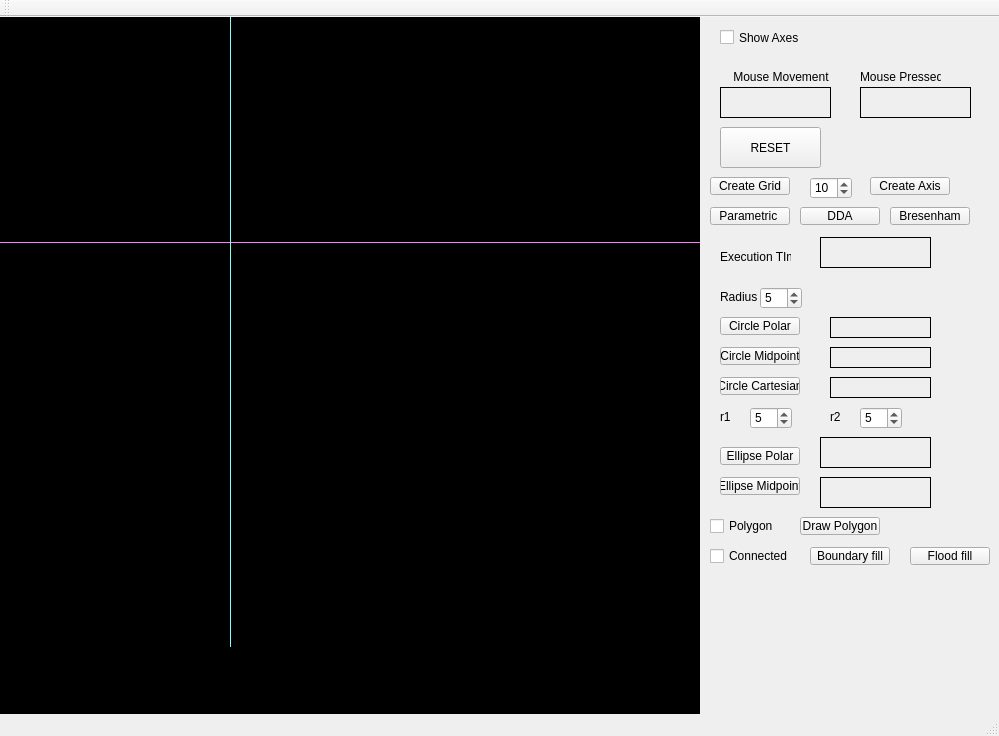
<?xml version="1.0" encoding="UTF-8"?>
<ui version="4.0">
 <class>MainWindow</class>
 <widget class="QMainWindow" name="MainWindow">
  <property name="geometry">
   <rect>
    <x>0</x>
    <y>0</y>
    <width>999</width>
    <height>736</height>
   </rect>
  </property>
  <property name="windowTitle">
   <string>MainWindow</string>
  </property>
  <widget class="QWidget" name="centralWidget">
   <widget class="my_label" name="frame">
    <property name="geometry">
     <rect>
      <x>0</x>
      <y>0</y>
      <width>700</width>
      <height>700</height>
     </rect>
    </property>
    <property name="cursor">
     <cursorShape>CrossCursor</cursorShape>
    </property>
    <property name="mouseTracking">
     <bool>true</bool>
    </property>
    <property name="styleSheet">
     <string notr="true">background-color: rgb(0, 0, 0);</string>
    </property>
    <property name="frameShape">
     <enum>QFrame::Box</enum>
    </property>
    <property name="lineWidth">
     <number>1</number>
    </property>
    <property name="text">
     <string/>
    </property>
   </widget>
   <widget class="QLabel" name="mouse_movement">
    <property name="geometry">
     <rect>
      <x>720</x>
      <y>70</y>
      <width>111</width>
      <height>31</height>
     </rect>
    </property>
    <property name="frameShape">
     <enum>QFrame::Panel</enum>
    </property>
    <property name="text">
     <string/>
    </property>
   </widget>
   <widget class="QLabel" name="label_3">
    <property name="geometry">
     <rect>
      <x>720</x>
      <y>50</y>
      <width>111</width>
      <height>20</height>
     </rect>
    </property>
    <property name="text">
     <string>    Mouse Movement</string>
    </property>
   </widget>
   <widget class="QLabel" name="mouse_pressed">
    <property name="geometry">
     <rect>
      <x>860</x>
      <y>70</y>
      <width>111</width>
      <height>31</height>
     </rect>
    </property>
    <property name="frameShape">
     <enum>QFrame::Panel</enum>
    </property>
    <property name="text">
     <string/>
    </property>
   </widget>
   <widget class="QLabel" name="label_5">
    <property name="geometry">
     <rect>
      <x>860</x>
      <y>50</y>
      <width>81</width>
      <height>20</height>
     </rect>
    </property>
    <property name="text">
     <string>Mouse Pressed</string>
    </property>
   </widget>
   <widget class="Line" name="x_axis">
    <property name="geometry">
     <rect>
      <x>0</x>
      <y>225</y>
      <width>700</width>
      <height>1</height>
     </rect>
    </property>
    <property name="styleSheet">
     <string notr="true">background-color: rgb(255, 85, 255);</string>
    </property>
    <property name="orientation">
     <enum>Qt::Horizontal</enum>
    </property>
   </widget>
   <widget class="Line" name="y_axis">
    <property name="geometry">
     <rect>
      <x>230</x>
      <y>-70</y>
      <width>1</width>
      <height>700</height>
     </rect>
    </property>
    <property name="styleSheet">
     <string notr="true">
background-color: rgb(85, 255, 255);</string>
    </property>
    <property name="orientation">
     <enum>Qt::Vertical</enum>
    </property>
   </widget>
   <widget class="QCheckBox" name="show_axes">
    <property name="geometry">
     <rect>
      <x>720</x>
      <y>10</y>
      <width>91</width>
      <height>21</height>
     </rect>
    </property>
    <property name="text">
     <string>Show Axes</string>
    </property>
   </widget>
   <widget class="QPushButton" name="pushButton">
    <property name="geometry">
     <rect>
      <x>720</x>
      <y>110</y>
      <width>101</width>
      <height>41</height>
     </rect>
    </property>
    <property name="text">
     <string>RESET</string>
    </property>
   </widget>
   <widget class="QPushButton" name="pushButton_2">
    <property name="geometry">
     <rect>
      <x>710</x>
      <y>160</y>
      <width>80</width>
      <height>18</height>
     </rect>
    </property>
    <property name="text">
     <string>Create Grid</string>
    </property>
   </widget>
   <widget class="QSpinBox" name="spinBox">
    <property name="geometry">
     <rect>
      <x>810</x>
      <y>160</y>
      <width>42</width>
      <height>22</height>
     </rect>
    </property>
    <property name="value">
     <number>10</number>
    </property>
   </widget>
   <widget class="QPushButton" name="pushButton_3">
    <property name="geometry">
     <rect>
      <x>870</x>
      <y>160</y>
      <width>80</width>
      <height>18</height>
     </rect>
    </property>
    <property name="text">
     <string>Create Axis</string>
    </property>
   </widget>
   <widget class="QPushButton" name="pushButton_6">
    <property name="geometry">
     <rect>
      <x>710</x>
      <y>190</y>
      <width>80</width>
      <height>18</height>
     </rect>
    </property>
    <property name="text">
     <string>Parametric </string>
    </property>
   </widget>
   <widget class="QPushButton" name="pushButton_7">
    <property name="geometry">
     <rect>
      <x>800</x>
      <y>190</y>
      <width>80</width>
      <height>18</height>
     </rect>
    </property>
    <property name="text">
     <string>DDA</string>
    </property>
   </widget>
   <widget class="QPushButton" name="Bresenham_line">
    <property name="geometry">
     <rect>
      <x>890</x>
      <y>190</y>
      <width>80</width>
      <height>18</height>
     </rect>
    </property>
    <property name="text">
     <string>Bresenham</string>
    </property>
   </widget>
   <widget class="QLabel" name="label">
    <property name="geometry">
     <rect>
      <x>720</x>
      <y>230</y>
      <width>71</width>
      <height>20</height>
     </rect>
    </property>
    <property name="text">
     <string>Execution TIme</string>
    </property>
   </widget>
   <widget class="QLabel" name="execution_time">
    <property name="geometry">
     <rect>
      <x>820</x>
      <y>220</y>
      <width>111</width>
      <height>31</height>
     </rect>
    </property>
    <property name="frameShape">
     <enum>QFrame::Panel</enum>
    </property>
    <property name="text">
     <string/>
    </property>
   </widget>
   <widget class="QPushButton" name="cir_polar">
    <property name="geometry">
     <rect>
      <x>720</x>
      <y>300</y>
      <width>80</width>
      <height>18</height>
     </rect>
    </property>
    <property name="text">
     <string>Circle Polar</string>
    </property>
   </widget>
   <widget class="QLabel" name="label_2">
    <property name="geometry">
     <rect>
      <x>720</x>
      <y>270</y>
      <width>71</width>
      <height>20</height>
     </rect>
    </property>
    <property name="text">
     <string>Radius</string>
    </property>
   </widget>
   <widget class="QSpinBox" name="Radius">
    <property name="geometry">
     <rect>
      <x>760</x>
      <y>270</y>
      <width>42</width>
      <height>22</height>
     </rect>
    </property>
    <property name="value">
     <number>5</number>
    </property>
   </widget>
   <widget class="QPushButton" name="cir_midpoint">
    <property name="geometry">
     <rect>
      <x>720</x>
      <y>330</y>
      <width>80</width>
      <height>18</height>
     </rect>
    </property>
    <property name="text">
     <string>Circle Midpoint</string>
    </property>
   </widget>
   <widget class="QLabel" name="label_4">
    <property name="geometry">
     <rect>
      <x>720</x>
      <y>390</y>
      <width>21</width>
      <height>20</height>
     </rect>
    </property>
    <property name="text">
     <string>r1</string>
    </property>
   </widget>
   <widget class="QLabel" name="label_6">
    <property name="geometry">
     <rect>
      <x>830</x>
      <y>390</y>
      <width>21</width>
      <height>20</height>
     </rect>
    </property>
    <property name="text">
     <string>r2</string>
    </property>
   </widget>
   <widget class="QSpinBox" name="r1">
    <property name="geometry">
     <rect>
      <x>750</x>
      <y>390</y>
      <width>42</width>
      <height>22</height>
     </rect>
    </property>
    <property name="value">
     <number>5</number>
    </property>
   </widget>
   <widget class="QSpinBox" name="r2">
    <property name="geometry">
     <rect>
      <x>860</x>
      <y>390</y>
      <width>42</width>
      <height>22</height>
     </rect>
    </property>
    <property name="value">
     <number>5</number>
    </property>
   </widget>
   <widget class="QPushButton" name="pushButton_4">
    <property name="geometry">
     <rect>
      <x>720</x>
      <y>460</y>
      <width>80</width>
      <height>18</height>
     </rect>
    </property>
    <property name="text">
     <string>Ellipse Midpoint</string>
    </property>
   </widget>
   <widget class="QPushButton" name="ell_polar">
    <property name="geometry">
     <rect>
      <x>720</x>
      <y>430</y>
      <width>80</width>
      <height>18</height>
     </rect>
    </property>
    <property name="text">
     <string>Ellipse Polar</string>
    </property>
   </widget>
   <widget class="QLabel" name="exe_time_cir_polar">
    <property name="geometry">
     <rect>
      <x>830</x>
      <y>300</y>
      <width>101</width>
      <height>21</height>
     </rect>
    </property>
    <property name="frameShape">
     <enum>QFrame::Panel</enum>
    </property>
    <property name="text">
     <string/>
    </property>
   </widget>
   <widget class="QLabel" name="exe_time_cir_midpoint">
    <property name="geometry">
     <rect>
      <x>830</x>
      <y>330</y>
      <width>101</width>
      <height>21</height>
     </rect>
    </property>
    <property name="frameShape">
     <enum>QFrame::Panel</enum>
    </property>
    <property name="text">
     <string/>
    </property>
   </widget>
   <widget class="QLabel" name="exe_time_ell_polar">
    <property name="geometry">
     <rect>
      <x>820</x>
      <y>420</y>
      <width>111</width>
      <height>31</height>
     </rect>
    </property>
    <property name="frameShape">
     <enum>QFrame::Panel</enum>
    </property>
    <property name="text">
     <string/>
    </property>
   </widget>
   <widget class="QLabel" name="exe_time_ell_midpoint">
    <property name="geometry">
     <rect>
      <x>820</x>
      <y>460</y>
      <width>111</width>
      <height>31</height>
     </rect>
    </property>
    <property name="frameShape">
     <enum>QFrame::Panel</enum>
    </property>
    <property name="text">
     <string/>
    </property>
   </widget>
   <widget class="QLabel" name="exe_time_cir_cartesian">
    <property name="geometry">
     <rect>
      <x>830</x>
      <y>360</y>
      <width>101</width>
      <height>21</height>
     </rect>
    </property>
    <property name="frameShape">
     <enum>QFrame::Panel</enum>
    </property>
    <property name="text">
     <string/>
    </property>
   </widget>
   <widget class="QPushButton" name="cir_cartesian">
    <property name="geometry">
     <rect>
      <x>720</x>
      <y>360</y>
      <width>80</width>
      <height>18</height>
     </rect>
    </property>
    <property name="text">
     <string>Circle Cartesian</string>
    </property>
   </widget>
   <widget class="QPushButton" name="draw_poly">
    <property name="geometry">
     <rect>
      <x>800</x>
      <y>500</y>
      <width>80</width>
      <height>18</height>
     </rect>
    </property>
    <property name="text">
     <string>Draw Polygon</string>
    </property>
   </widget>
   <widget class="QPushButton" name="boundary_fill">
    <property name="geometry">
     <rect>
      <x>810</x>
      <y>530</y>
      <width>80</width>
      <height>18</height>
     </rect>
    </property>
    <property name="text">
     <string>Boundary fill</string>
    </property>
   </widget>
   <widget class="QCheckBox" name="connected_8">
    <property name="geometry">
     <rect>
      <x>710</x>
      <y>530</y>
      <width>81</width>
      <height>18</height>
     </rect>
    </property>
    <property name="text">
     <string>Connected 8</string>
    </property>
   </widget>
   <widget class="QCheckBox" name="polygon">
    <property name="geometry">
     <rect>
      <x>710</x>
      <y>500</y>
      <width>81</width>
      <height>18</height>
     </rect>
    </property>
    <property name="text">
     <string>Polygon</string>
    </property>
   </widget>
   <widget class="QPushButton" name="flood_fill">
    <property name="geometry">
     <rect>
      <x>910</x>
      <y>530</y>
      <width>80</width>
      <height>18</height>
     </rect>
    </property>
    <property name="text">
     <string>Flood fill</string>
    </property>
   </widget>
  </widget>
  <widget class="QMenuBar" name="menuBar">
   <property name="geometry">
    <rect>
     <x>0</x>
     <y>0</y>
     <width>999</width>
     <height>17</height>
    </rect>
   </property>
  </widget>
  <widget class="QToolBar" name="mainToolBar">
   <attribute name="toolBarArea">
    <enum>TopToolBarArea</enum>
   </attribute>
   <attribute name="toolBarBreak">
    <bool>false</bool>
   </attribute>
  </widget>
  <widget class="QStatusBar" name="statusBar"/>
 </widget>
 <layoutdefault spacing="6" margin="11"/>
 <customwidgets>
  <customwidget>
   <class>my_label</class>
   <extends>QLabel</extends>
   <header location="global">my_label.h</header>
  </customwidget>
 </customwidgets>
 <resources/>
 <connections/>
</ui>
